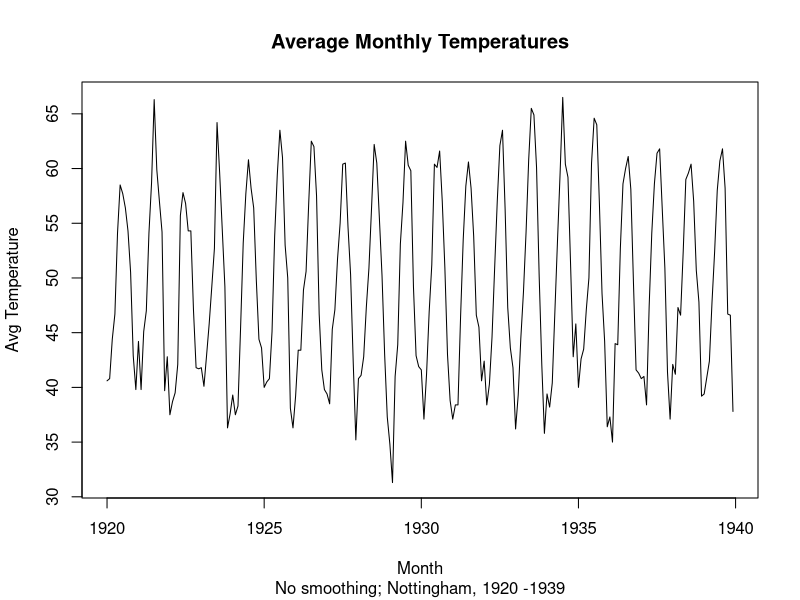
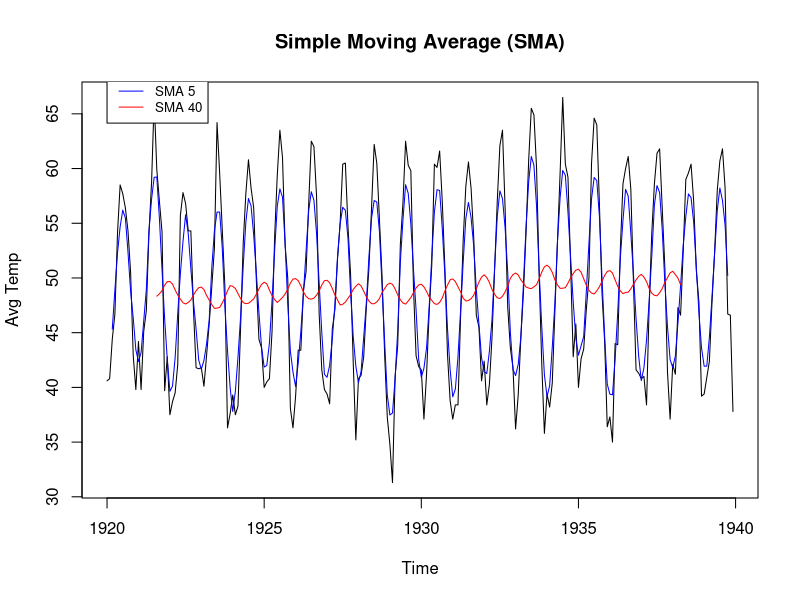

The R source for these figures, in order:
# Discussion 11
library(zoo)
library(tidyverse)
data("nottem")

# Raw plot of data - no smoothing
plot(nottem, xlab="Month", ylab="Avg Temperature", main="Average Monthly Temperatures", sub="No smoothing; Nottingham, 1920 -1939")


# Plot of nottingham data with basic SMA smoothing
# https://boostedml.com/2020/05/an-introduction-to-time-series-smoothing-in-r.html#Simple_Moving_Average
plot(nottem, main='Simple Moving Average (SMA)', ylab='Avg Temp')
lines(rollmean(nottem,5),col='blue')
lines(rollmean(nottem,40),col='red')
legend(1920, 70, col=c('black','blue', 'red'),legend=c('Raw', 'SMA 5', 'SMA 40'),lty=1,cex=0.8)
